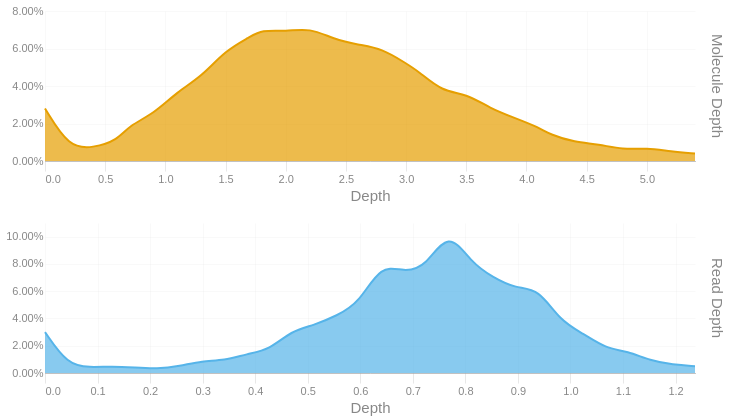

This figure's notebook cell:
### Code cell
readdep = depth_hist(tb['Read Depth'], q99, 3)
readdep = readdep.with_columns(pl.lit('Read Depth').alias('Metric'))
if not SKIPLR:
    moldep = depth_hist(tb['Molecule Depth'], mol_q99, 1)
    moldep = moldep.with_columns(pl.lit('Molecule Depth').alias('Metric'))
    _hist = pl.concat([readdep, moldep])
    _hist = _hist.filter(pl.col('Proportion') != 0)
    with SafeRender(_hist):
        (
            alt.Chart(_hist)        
            .mark_area(interpolate = "basis")
            .encode(
                x=alt.X('Bin:Q').scale(domainMin=0).axis(alt.Axis(title='Depth')),
                y = alt.Y('Proportion:Q', title = None).axis(format = '.2%'),
                color = alt.Color('Metric:N').legend(None),
                row = alt.Row("Metric:N").header(title = None, labelOrient = 'right'),
                tooltip = [
                    alt.Tooltip("Metric:N", title = "Metric"),
                    alt.Tooltip('Interval:N', title = "Depth Interval"),
                    alt.Tooltip('Proportion:Q', title = "% Alignments").format('.2%')
                ]
            )
            .resolve_scale(x='independent', y='independent')
            .properties(
                height = 150, width = 650,
                usermeta={'embedOptions': {'downloadFileName': f'{samplename}.depth.hist'}}
            )
        ).display()
else:
    readdep = readdep.filter(pl.col('Proportion') != 0)
    with SafeRender(readdep):
        (
            alt.Chart(readdep)        
            .mark_area(interpolate = "basis")
            .encode(
                x=alt.X('Bin:Q').scale(domainMin=0).axis(alt.Axis(title='Depth')),
                y = alt.Y('Proportion:Q', title = None).axis(format = '.2%'),
                tooltip = [
                    alt.Tooltip('Interval:N', title = "Depth Interval"),
                    alt.Tooltip('Proportion:Q', title = "% Alignments").format('.2%')
                ]
            )
            .properties(
                usermeta={'embedOptions': {'downloadFileName': f'{samplename}.depth.hist'}}
            )
        ).display()

### Figure 1 — Vega-Lite specification as saved in the notebook (floating-point values rounded to 4 significant figures)
{"width": 650, "height": 150, "config": {"title": {"anchor": "start", "dy": -15, "fontSize": 18, "color": "#888888", "subtitleColor": "#888888", "subtitleFontSize": 14}, "arc": {"fill": "#0072B2"}, "axis": {"domainColor": "#888888", "domainWidth": 0.5, "gridWidth": 0.2, "grid": false, "titleFontWeight": 400, "titleFontSize": 15, "labelFontSize": 11, "labelColor": "#888888", "tickColor": "#888888", "tickWidth": 0.2, "titleColor": "#888888"}, "axisBand": {"grid": false}, "axisX": {"grid": true, "tickSize": 10, "domainCap": "round"}, "axisY": {"domain": false, "grid": true, "tickSize": 0, "domainCap": "round"}, "background": "transparent", "header": {"labelFontSize": 15, "labelColor": "#888888", "titleFontSize": 15, "titleFontWeight": 600, "titleColor": "#888888"}, "legend": {"labelFont": "sans-serif", "labelFontSize": 12, "labelColor": "#888888", "symbolSize": 100, "symbolType": "circle", "titleFontSize": 12, "titlePadding": 10, "titleColor": "#888888", "title": null}, "range": {"category": ["#E69F00", "#56B4E9", "#009E73", "#F0E442", "#0072B2", "#D55E00", "#CC79A7", "#000000"], "diverging": ["#cfe8f3", "#a2d4ec", "#73bfe2", "#46abdb", "#1696d2", "#12719e"]}, "area": {"fill": "#0072B2", "fillOpacity": 0.7, "line": true, "strokeOpacity": 0.7}, "line": {"color": "#0072B2", "stroke": "#0072B2", "strokeWidth": 2}, "trail": {"color": "#0072B2", "stroke": "#0072B2", "strokeWidth": 0, "size": 1}, "point": {"filled": true, "fillOpacity": 1.0, "size": 95}, "text": {"color": "#888888", "fontSize": 11, "align": "right", "fontWeight": 400, "size": 11}, "bar": {"fill": "#0072B2", "stroke": null}, "view": {"stroke": null, "continuousWidth": 660, "continuousHeight": 400}}, "data": {"name": "data-f94e38c867bcc0ad039fe50134015051"}, "mark": {"type": "area", "interpolate": "basis"}, "encoding": {"color": {"field": "Metric", "legend": null, "type": "nominal"}, "row": {"field": "Metric", "header": {"title": null, "labelOrient": "right"}, "type": "nominal"}, "tooltip": [{"field": "Metric", "title": "Metric", "type": "nominal"}, {"field": "Interval", "title": "Depth Interval", "type": "nominal"}, {"field": "Proportion", "format": ".2%", "title": "% Alignments", "type": "quantitative"}], "x": {"axis": {"title": "Depth"}, "field": "Bin", "scale": {"domainMin": 0}, "type": "quantitative"}, "y": {"axis": {"format": ".2%"}, "field": "Proportion", "title": null, "type": "quantitative"}}, "resolve": {"scale": {"x": "independent", "y": "independent"}}, "usermeta": {"embedOptions": {"downloadFileName": "S1_Annapolis_0N1.depth.hist"}}, "$schema": "https://vega.github.io/schema/vega-lite/v6.1.0.json", "datasets": {"data-f94e38c867bcc0ad039fe50134015051": [{"Bin": 0.0, "Interval": "0.0-0.043", "Proportion": 0.03, "Metric": "Read Depth"}, {"Bin": 0.043, "Interval": "0.043-0.085", "Proportion": 0.006, "Metric": "Read Depth"}, {"Bin": 0.085, "Interval": "0.085-0.128", "Proportion": 0.004, "Metric": "Read Depth"}, {"Bin": 0.128, "Interval": "0.128-0.171", "Proportion": 0.005, "Metric": "Read Depth"}, {"Bin": 0.171, "Interval": "0.171-0.213", "Proportion": 0.004, "Metric": "Read Depth"}, {"Bin": 0.213, "Interval": "0.213-0.256", "Proportion": 0.003, "Metric": "Read Depth"}, {"Bin": 0.256, "Interval": "0.256-0.299", "Proportion": 0.005, "Metric": "Read Depth"}, {"Bin": 0.299, "Interval": "0.299-0.341", "Proportion": 0.009, "Metric": "Read Depth"}, {"Bin": 0.341, "Interval": "0.341-0.384", "Proportion": 0.009, "Metric": "Read Depth"}, {"Bin": 0.384, "Interval": "0.384-0.427", "Proportion": 0.014, "Metric": "Read Depth"}, {"Bin": 0.427, "Interval": "0.427-0.469", "Proportion": 0.017, "Metric": "Read Depth"}, {"Bin": 0.469, "Interval": "0.469-0.512", "Proportion": 0.031, "Metric": "Read Depth"}, {"Bin": 0.512, "Interval": "0.512-0.555", "Proportion": 0.035, "Metric": "Read Depth"}, {"Bin": 0.555, "Interval": "0.555-0.597", "Proportion": 0.042, "Metric": "Read Depth"}, {"Bin": 0.597, "Interval": "0.597-0.64", "Proportion": 0.051, "Metric": "Read Depth"}, {"Bin": 0.64, "Interval": "0.64-0.683", "Proportion": 0.08, "Metric": "Read Depth"}, {"Bin": 0.683, "Interval": "0.683-0.725", "Proportion": 0.074, "Metric": "Read Depth"}, {"Bin": 0.725, "Interval": "0.725-0.768", "Proportion": 0.078, "Metric": "Read Depth"}, {"Bin": 0.768, "Interval": "0.768-0.811", "Proportion": 0.105, "Metric": "Read Depth"}, {"Bin": 0.811, "Interval": "0.811-0.853", "Proportion": 0.081, "Metric": "Read Depth"}, {"Bin": 0.853, "Interval": "0.853-0.896", "Proportion": 0.07, "Metric": "Read Depth"}, {"Bin": 0.896, "Interval": "0.896-0.939", "Proportion": 0.062, "Metric": "Read Depth"}, {"Bin": 0.939, "Interval": "0.939-0.981", "Proportion": 0.062, "Metric": "Read Depth"}, {"Bin": 0.981, "Interval": "0.981-1.024", "Proportion": 0.038, "Metric": "Read Depth"}, {"Bin": 1.024, "Interval": "1.024-1.067", "Proportion": 0.029, "Metric": "Read Depth"}, {"Bin": 1.067, "Interval": "1.067-1.109", "Proportion": 0.018, "Metric": "Read Depth"}, {"Bin": 1.109, "Interval": "1.109-1.152", "Proportion": 0.016, "Metric": "Read Depth"}, {"Bin": 1.152, "Interval": "1.152-1.195", "Proportion": 0.009, "Metric": "Read Depth"}, {"Bin": 1.195, "Interval": "1.195-1.237", "Proportion": 0.006, "Metric": "Read Depth"}, {"Bin": 1.237, "Interval": "1.237-1.28", "Proportion": 0.005, "Metric": "Read Depth"}, {"Bin": 0.0, "Interval": "0.0-0.2", "Proportion": 0.028, "Metric": "Molecule Depth"}, {"Bin": 0.2, "Interval": "0.2-0.4", "Proportion": 0.007, "Metric": "Molecule Depth"}, {"Bin": 0.4, "Interval": "0.4-0.6", "Proportion": 0.007, "Metric": "Molecule Depth"}, {"Bin": 0.6, "Interval": "0.6-0.7", "Proportion": 0.011, "Metric": "Molecule Depth"}, {"Bin": 0.7, "Interval": "0.7-0.9", "Proportion": 0.019, "Metric": "Molecule Depth"}, {"Bin": 0.9, "Interval": "0.9-1.1", "Proportion": 0.025, "Metric": "Molecule Depth"}, {"Bin": 1.1, "Interval": "1.1-1.3", "Proportion": 0.037, "Metric": "Molecule Depth"}, {"Bin": 1.3, "Interval": "1.3-1.5", "Proportion": 0.045, "Metric": "Molecule Depth"}, {"Bin": 1.5, "Interval": "1.5-1.7", "Proportion": 0.059, "Metric": "Molecule Depth"}, {"Bin": 1.7, "Interval": "1.7-1.8", "Proportion": 0.066, "Metric": "Molecule Depth"}, {"Bin": 1.8, "Interval": "1.8-2.0", "Proportion": 0.07, "Metric": "Molecule Depth"}, {"Bin": 2.0, "Interval": "2.0-2.2", "Proportion": 0.069, "Metric": "Molecule Depth"}, {"Bin": 2.2, "Interval": "2.2-2.4", "Proportion": 0.071, "Metric": "Molecule Depth"}, {"Bin": 2.4, "Interval": "2.4-2.6", "Proportion": 0.065, "Metric": "Molecule Depth"}, {"Bin": 2.6, "Interval": "2.6-2.8", "Proportion": 0.062, "Metric": "Molecule Depth"}, {"Bin": 2.8, "Interval": "2.8-3.0", "Proportion": 0.06, "Metric": "Molecule Depth"}, {"Bin": 3.0, "Interval": "3.0-3.1", "Proportion": 0.052, "Metric": "Molecule Depth"}, {"Bin": 3.1, "Interval": "3.1-3.3", "Proportion": 0.048, "Metric": "Molecule Depth"}, {"Bin": 3.3, "Interval": "3.3-3.5", "Proportion": 0.037, "Metric": "Molecule Depth"}, {"Bin": 3.5, "Interval": "3.5-3.7", "Proportion": 0.036, "Metric": "Molecule Depth"}, {"Bin": 3.7, "Interval": "3.7-3.9", "Proportion": 0.028, "Metric": "Molecule Depth"}, {"Bin": 3.9, "Interval": "3.9-4.1", "Proportion": 0.023, "Metric": "Molecule Depth"}, {"Bin": 4.1, "Interval": "4.1-4.2", "Proportion": 0.018, "Metric": "Molecule Depth"}, {"Bin": 4.2, "Interval": "4.2-4.4", "Proportion": 0.014, "Metric": "Molecule Depth"}, {"Bin": 4.4, "Interval": "4.4-4.6", "Proportion": 0.01, "Metric": "Molecule Depth"}, {"Bin": 4.6, "Interval": "4.6-4.8", "Proportion": 0.009, "Metric": "Molecule Depth"}, {"Bin": 4.8, "Interval": "4.8-5.0", "Proportion": 0.006, "Metric": "Molecule Depth"}, {"Bin": 5.0, "Interval": "5.0-5.2", "Proportion": 0.007, "Metric": "Molecule Depth"}, {"Bin": 5.2, "Interval": "5.2-5.4", "Proportion": 0.005, "Metric": "Molecule Depth"}, {"Bin": 5.4, "Interval": "5.4-5.54", "Proportion": 0.004, "Metric": "Molecule Depth"}]}}
